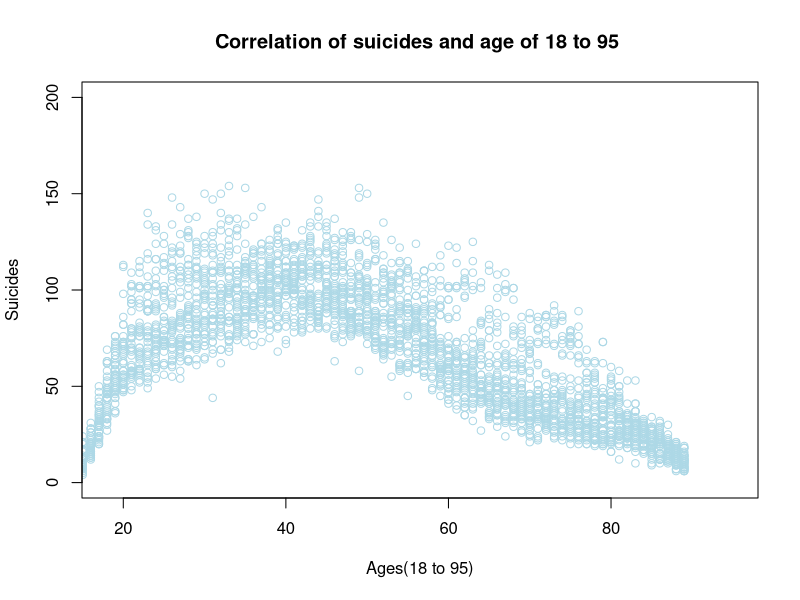

The R source for this figure: (Note: this script raises an error after producing the figure.)
library(tidyverse)
library(ggplot2)
library(dplyr)
pdf("visualization.pdf")
df <- read.csv("Suicide Deaths by Age.csv")
Age <- df$Age
Suicides <- df$Suicides
plot(Age,Suicides,main= "Correlation of suicides and age of 18 to 95 ", xlim = c(18,95),col = "lightblue",ylim = c(0,200),xlab = "Ages(18 to 95)")
abline(model, col = "blue")
h = hist(Suicides,main = "Histogram of Suicides", xlab = "Suicides",col = "grey")
xfit=seq(min(Suicides), max(Suicides) , length = 10)
yfit = dnorm(xfit,mean = mean(Suicides), sd=sd(Suicides))
yfit = yfit*diff(h$mids[1:2]*length(Suicides))
lines(xfit,yfit, col = " red " , lwd = 2)
dev.off()
